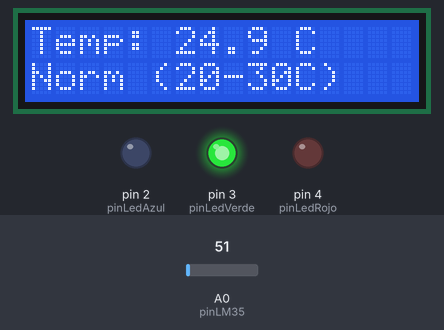
A sketch run on a simulated Arduino Uno, built with avr-gcc and run on an emulated ATmega328P. On the bench: 16×2 character LCD, output pins drawn as LEDs (lit = HIGH). The inputs (shaded band) are chosen by the test bench; at power-on: A0 (pinLM35) = 51.

Above: at 1.2 s.
1.3 s: A0 (pinLM35) set to 66
At 2.7 s:
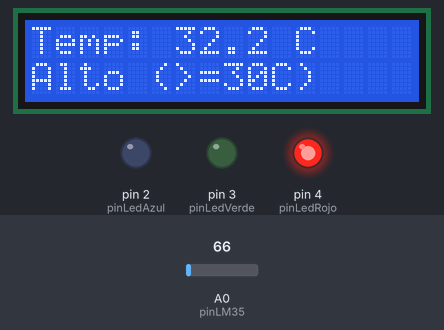
3.0 s: A0 (pinLM35) set to 30
At 3.9 s:
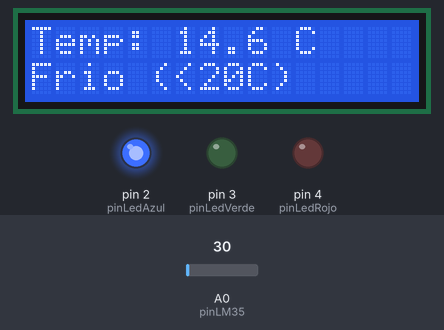
4.5 s: A0 (pinLM35) set to 15
At 5.0 s:
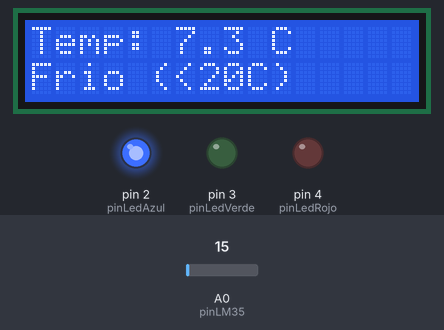
Timing chart, 0 to 7.5 s (numbered marks = the images above; inputs shaded):
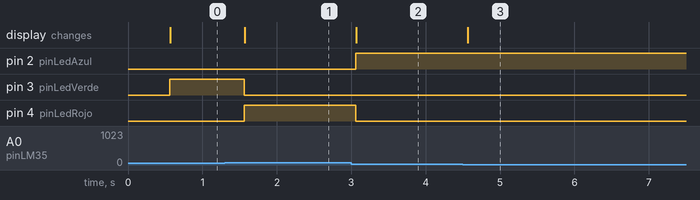

Measured:
- the behaviour switches between 61 and 62 on A0 (pinLM35) (found by bisection; images 0 and 1)
- after the input at 1.3 s, pin 3 (pinLedVerde): HIGH → LOW after 0.26 s; pin 4 (pinLedRojo): LOW → HIGH after 0.26 s; the display: changes after 0.27 s (image 1)
- after the input at 3.0 s, pin 2 (pinLedAzul): LOW → HIGH after 0.06 s; pin 4 (pinLedRojo): HIGH → LOW after 0.06 s; the display: changes after 0.07 s (image 2)
- after the input at 4.5 s, the display: changes after 0.07 s (image 3)

The sketch:

SistemaMonitoreoTemperatura.ino
```cpp
#include <LiquidCrystal.h>;

LiquidCrystal lcd(6,7,8,9,10,11);

const int pinLM35 = A0;
const int pinLedAzul = 2;
const int pinLedVerde = 3;
const int pinLedRojo = 4;

const float temperaturaFriaMax = 20.0;
const float temperaturaCalienteMin = 30.0;

unsigned long tiempoAnterior = 0;
const long intervaloLectura = 500;

void setup() {
  lcd.begin(16, 2);
  lcd.setCursor(0, 0);
  lcd.print("Iniciando...");
  configurarPines();
  tiempoAnterior = millis();
}

void loop() {
  unsigned long tiempoActual = millis();
  if (tiempoActual - tiempoAnterior >= intervaloLectura) {
    tiempoAnterior = tiempoActual;
    float temperatura = leerTemperatura();
    controlarIndicadores(temperatura);
    actualizarLCD(temperatura);
  }
}

void configurarPines() {
  pinMode(pinLedAzul, OUTPUT);
  pinMode(pinLedVerde, OUTPUT);
  pinMode(pinLedRojo, OUTPUT);
}

float leerTemperatura() {
  int lecturaAnalogica = analogRead(pinLM35);
  float voltaje = (lecturaAnalogica * 5.0) / 1024.0;
  float temperaturaCelsius = voltaje * 100.0;
  return temperaturaCelsius;
}

void controlarIndicadores(float temp) {
  digitalWrite(pinLedAzul, LOW);
  digitalWrite(pinLedVerde, LOW);
  digitalWrite(pinLedRojo, LOW);

  if (temp < temperaturaFriaMax) {
    digitalWrite(pinLedAzul, HIGH);
  } else if (temp >= temperaturaFriaMax && temp < temperaturaCalienteMin) {
    digitalWrite(pinLedVerde, HIGH);
  } else {
    digitalWrite(pinLedRojo, HIGH);
  }
}

void actualizarLCD(float temp) {
  lcd.setCursor(0, 0);
  lcd.print("Temp: ");
  lcd.print(temp, 1);
  lcd.print(" C    ");

  lcd.setCursor(0, 1);

  if (temp < temperaturaFriaMax) {
    lcd.print("Frio (<");
    lcd.print(temperaturaFriaMax, 0);
    lcd.print("C)     ");
  } else if (temp >= temperaturaFriaMax && temp < temperaturaCalienteMin) {
    lcd.print("Norm (");
    lcd.print(temperaturaFriaMax, 0);
    lcd.print("-");
    lcd.print(temperaturaCalienteMin, 0);
    lcd.print("C)   ");
  } else {
    lcd.print("Alto (>=");
    lcd.print(temperaturaCalienteMin, 0);
    lcd.print("C)    ");
  }
}
```
